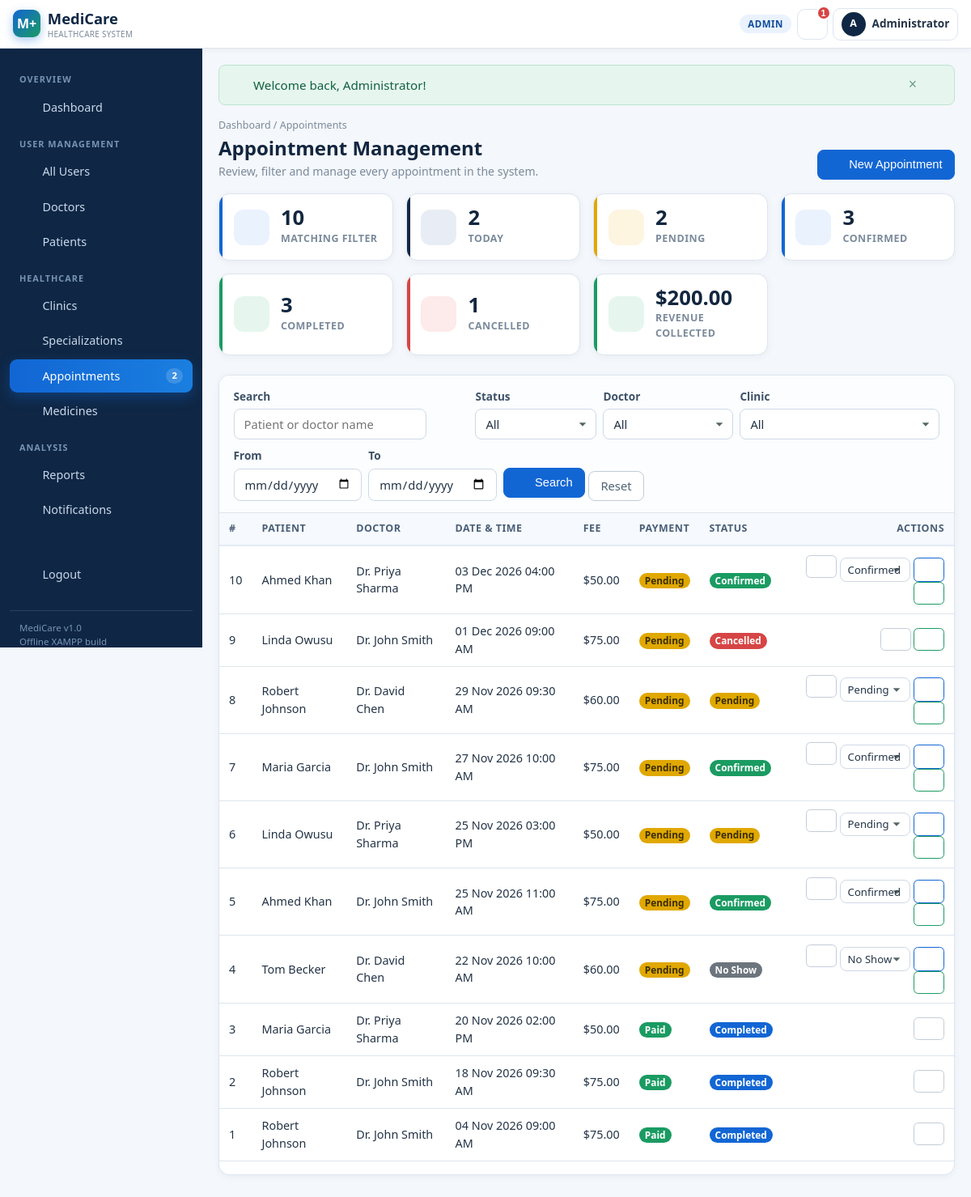
The page /admin/appointments.php (signed in) on the database its author committed.
### tables this page shows
CREATE TABLE `appointments` (
    `id`               INT UNSIGNED NOT NULL AUTO_INCREMENT,
    `patient_id`       INT UNSIGNED NOT NULL,
    `doctor_id`        INT UNSIGNED NOT NULL,
    `clinic_id`        INT UNSIGNED DEFAULT NULL,
    `appointment_date` DATE NOT NULL,
    `start_time`       TIME NOT NULL,
    `end_time`         TIME NOT NULL,
    `status`           ENUM('pending','confirmed','completed','cancelled','no_show')
                       NOT NULL DEFAULT 'pending',
    `reason`           VARCHAR(200) DEFAULT NULL,
    `notes`            TEXT DEFAULT NULL,
    `consultation_fee` DECIMAL(10,2) NOT NULL DEFAULT 0.00
                       COMMENT 'Fee captured at booking time (historic value)',
    `payment_status`   ENUM('pending','paid') NOT NULL DEFAULT 'pending',
    `created_at`       DATETIME NOT NULL DEFAULT CURRENT_TIMESTAMP,
    `updated_at`       DATETIME NOT NULL DEFAULT CURRENT_TIMESTAMP ON UPDATE CURRENT_TIMESTAMP,
    PRIMARY KEY (`id`),
    KEY `idx_appt_doctor_slot`  (`doctor_id`,`appointment_date`,`start_time`),
    KEY `idx_appt_patient_date` (`patient_id`,`appointment_date`),
    KEY `idx_appt_status`       (`status`),
    KEY `idx_appt_clinic`       (`clinic_id`),
    CONSTRAINT `fk_appt_patient`
        FOREIGN KEY (`patient_id`) REFERENCES `patients` (`id`)
        ON DELETE RESTRICT ON UPDATE CASCADE,
    CONSTRAINT `fk_appt_doctor`
        FOREIGN KEY (`doctor_id`) REFERENCES `doctors` (`id`)
        ON DELETE RESTRICT ON UPDATE CASCADE,
    CONSTRAINT `fk_appt_clinic`
        FOREIGN KEY (`clinic_id`) REFERENCES `clinics` (`id`)
        ON DELETE SET NULL ON UPDATE CASCADE
);

### includes/appointments.php (called while the page is built, shortened)
<?php
require_once __DIR__ . '/functions.php';
function appointment_select_sql()
{
    return "SELECT a.*,
                   CONCAT(p.first_name,' ',p.last_name) AS patient_name,
                   p.phone AS patient_phone,
                   p.id    AS p_id,
                   CONCAT('Dr. ',d.first_name,' ',d.last_name) AS doctor_name,
                   d.id    AS d_id,
                   s.specialization_name,
                   c.clinic_name
              FROM appointments a
              JOIN patients p ON p.id = a.patient_id
              JOIN doctors  d ON d.id = a.doctor_id
              LEFT JOIN specializations s ON s.id = d.specialization_id
              LEFT JOIN clinics c ON c.id = a.clinic_id";
}

### config/database.php (called while the page is built, shortened)
<?php
function db()
{
    static $conn = null;
    if ($conn instanceof mysqli) {
        return $conn;
    }
    try {
        $conn = new mysqli(DB_HOST, DB_USER, DB_PASS, DB_NAME, DB_PORT);
        $conn->set_charset('utf8mb4');
        $offset = (new DateTime('now', new DateTimeZone(APP_TIMEZONE)))->format('P');
        if (preg_match('/^[+-]\d{2}:\d{2}$/', $offset)) {
            $conn->query("SET time_zone = '" . $offset . "'");
        }
    } catch (Throwable $e) {
        db_fail('Unable to connect to the database.', $e);
    }
    return $conn;
}
function db_stmt($sql, array $params = [])
{
    $conn = db();
    try {
        $stmt = $conn->prepare($sql);
        if (!empty($params)) {
            $types = '';
            foreach ($params as $p) {
                if (is_int($p))          { $types .= 'i'; }
                elseif (is_float($p))    { $types .= 'd'; }
                else                     { $types .= 's'; }
            }
            $stmt->bind_param($types, ...$params);
        }
        $stmt->execute();
        return $stmt;
    } catch (Throwable $e) {
        db_fail('The system could not complete that database operation.', $e);
    }
}
function db_all($sql, array $params = [])
{
    $stmt = db_stmt($sql, $params);
    $res  = $stmt->get_result();
    $rows = $res ? $res->fetch_all(MYSQLI_ASSOC) : [];
    return $rows;
}
function db_row($sql, array $params = [])
{
    $stmt = db_stmt($sql, $params);
    $res  = $stmt->get_result();
    $row  = $res ? $res->fetch_assoc() : null;
    return $row ?: null;
}
function db_scalar($sql, array $params = [], $default = 0)
{
    $row = db_row($sql, $params);
    $value = reset($row);
    return $value === null ? $default : $value;
}

### admin/appointments.php (the view, shortened to what this page needs)
<?php
require_once __DIR__ . '/../includes/appointments.php';
$search    = get_param('q');
$dateFrom  = get_param('date_from');
$dateTo    = get_param('date_to');
$where  = []; $params = [];
$whereSql = $where ? 'WHERE ' . implode(' AND ', $where) : '';
$total = (int) db_scalar('SELECT COUNT(*) FROM (' . appointment_select_sql() . " $whereSql) AS t", $params);
$pg    = paginate($total);
$rows  = db_all(
    appointment_select_sql() . " $whereSql ORDER BY a.appointment_date DESC, a.start_time DESC LIMIT ? OFFSET ?",
    array_merge($params, [$pg['per_page'], $pg['offset']])
);
$statToday     = (int) db_scalar("SELECT COUNT(*) FROM appointments WHERE appointment_date = CURDATE()");
$statPending   = (int) db_scalar("SELECT COUNT(*) FROM appointments WHERE status = 'pending'");
$statConfirmed = (int) db_scalar("SELECT COUNT(*) FROM appointments WHERE status = 'confirmed'");
$statCompleted = (int) db_scalar("SELECT COUNT(*) FROM appointments WHERE status = 'completed'");
$statCancelled = (int) db_scalar("SELECT COUNT(*) FROM appointments WHERE status = 'cancelled'");
$statRevenue   = (float) db_scalar("SELECT COALESCE(SUM(consultation_fee),0) FROM appointments WHERE payment_status = 'paid'");
include __DIR__ . '/../includes/header.php';
?>
<div class="page-head">
  <div>
    <div class="breadcrumbs"><a href="<?= e(url('admin/dashboard.php')) ?>">Dashboard</a> / Appointments</div>
    <h1>Appointment Management</h1>
    <div class="sub">Review, filter and manage every appointment in the system.</div>
  </div>
  <div class="d-flex gap-2">
    <button class="btn btn-primary" data-bs-toggle="modal" data-bs-target="#bookModal"><?= icon('plus') ?> New Appointment</button>
  </div>
</div>
<div class="stat-grid">
  <div class="stat"><div class="stat-ic"><?= icon('calendar') ?></div>
    <div><div class="stat-value"><?= (int) $total ?></div><div class="stat-label">Matching Filter</div></div></div>
  <div class="stat navy"><div class="stat-ic"><?= icon('clock') ?></div>
    <div><div class="stat-value"><?= $statToday ?></div><div class="stat-label">Today</div></div></div>
  <div class="stat amber"><div class="stat-ic"><?= icon('alert-circle') ?></div>
    <div><div class="stat-value"><?= $statPending ?></div><div class="stat-label">Pending</div></div></div>
  <div class="stat"><div class="stat-ic"><?= icon('check-circle') ?></div>
    <div><div class="stat-value"><?= $statConfirmed ?></div><div class="stat-label">Confirmed</div></div></div>
  <div class="stat green"><div class="stat-ic"><?= icon('check') ?></div>
    <div><div class="stat-value"><?= $statCompleted ?></div><div class="stat-label">Completed</div></div></div>
  <div class="stat red"><div class="stat-ic"><?= icon('close') ?></div>
    <div><div class="stat-value"><?= $statCancelled ?></div><div class="stat-label">Cancelled</div></div></div>
  <div class="stat green"><div class="stat-ic"><?= icon('money') ?></div>
    <div><div class="stat-value"><?= e(money($statRevenue)) ?></div><div class="stat-label">Revenue Collected</div></div></div>
</div>
<div class="table-card mt-4">
  <form class="filter-bar" method="get">
    <div class="grow">
      <label class="form-label">Search</label>
      <input type="text" class="form-control" name="q" value="<?= e($search) ?>" placeholder="Patient or doctor name">
    </div>
    <div>
      <label class="form-label">Status</label>
      <select class="form-select auto-submit" name="status">
        <option value="">All</option>
      </select>
    </div>
    <div>
      <label class="form-label">Doctor</label>
      <select class="form-select auto-submit" name="doctor_id">
        <option value="">All</option>
      </select>
    </div>
    <div>
      <label class="form-label">Clinic</label>
      <select class="form-select auto-submit" name="clinic_id">
        <option value="">All</option>
      </select>
    </div>
    <div>
      <label class="form-label">From</label>
      <input type="date" class="form-control" name="date_from" value="<?= e($dateFrom) ?>">
    </div>
    <div>
      <label class="form-label">To</label>
      <input type="date" class="form-control" name="date_to" value="<?= e($dateTo) ?>">
    </div>
    <div>
      <button class="btn btn-primary"><?= icon('search') ?> Search</button>
      <a class="btn btn-outline-secondary" href="<?= e(url('admin/appointments.php')) ?>">Reset</a>
    </div>
  </form>
  <div class="table-responsive">
    <table class="table table-hover align-middle">
      <thead>
        <tr>
          <th>#</th><th>Patient</th><th>Doctor</th><th>Date &amp; Time</th>
          <th>Fee</th><th>Payment</th><th>Status</th><th class="text-end">Actions</th>
        </tr>
      </thead>
      <tbody>
      <?php if (!$rows): ?>
        <tr><td colspan="8"><div class="empty"><?= icon('search') ?><div>No appointments found.</div></div></td></tr>
      <?php else: foreach ($rows as $r): ?>
        <tr>
          <td><?= (int) $r['id'] ?></td>
          <td><?= e($r['patient_name']) ?></td>
          <td><?= e($r['doctor_name']) ?></td>
          <td><?= e(format_date($r['appointment_date'])) ?> <?= e(format_time($r['start_time'])) ?></td>
          <td><?= e(money($r['consultation_fee'])) ?></td>
          <td><?= status_badge($r['payment_status']) ?></td>
          <td><?= status_badge($r['status']) ?></td>
          <td class="text-end">
            <button type="button" class="btn btn-sm btn-outline-secondary"
                    data-bs-toggle="modal" data-bs-target="#viewModal"
                    data-id="<?= (int) $r['id'] ?>"
                    data-patient-name="<?= e($r['patient_name']) ?>"
                    data-patient-phone="<?= e($r['patient_phone']) ?>"
                    data-doctor-name="<?= e($r['doctor_name']) ?>"
                    data-specialization-name="<?= e($r['specialization_name'] ?: '-') ?>"
                    data-clinic-name="<?= e($r['clinic_name'] ?: '-') ?>"
                    data-appointment-date="<?= e(format_date($r['appointment_date'])) ?>"
                    data-time-range="<?= e(format_time($r['start_time']) . ' - ' . format_time($r['end_time'])) ?>"
                    data-reason="<?= e($r['reason'] ?: '-') ?>"
                    data-notes="<?= e($r['notes'] ?: '-') ?>"
                    data-fee="<?= e(money($r['consultation_fee'])) ?>"
                    data-payment-status="<?= e(nice_label($r['payment_status'])) ?>"
                    data-status="<?= e(nice_label($r['status'])) ?>">
              <?= icon('eye') ?>
            </button>
            <?php if (!in_array($r['status'], ['completed', 'cancelled'], true)): ?>
            <div class="dropdown d-inline">
              <form method="post" class="d-inline-flex gap-1">
                <select name="status" class="form-select form-select-sm" style="width:auto">
                  <?php foreach (appointment_statuses() as $s): ?>
                    <option value="<?= e($s) ?>" <?= $r['status'] === $s ? 'selected' : '' ?>><?= e(nice_label($s)) ?></option>
                  <?php endforeach; ?>
                </select>
                <button class="btn btn-sm btn-outline-primary" data-confirm="Update the status of this appointment?"><?= icon('check') ?></button>
              </form>
            </div>
            <?php endif; ?>
            <?php if ($r['payment_status'] !== 'paid'): ?>
            <form method="post" class="d-inline" data-confirm="Mark this consultation fee as paid?">
              <button class="btn btn-sm btn-outline-success"><?= icon('money') ?></button>
            </form>
            <?php endif; ?>
          </td>
        </tr>
      <?php endforeach; endif; ?>
      </tbody>
    </table>
  </div>
  <div class="px-3 pb-3">
  </div>
</div>
<?php include __DIR__ . '/../includes/footer.php'; ?>

### includes/functions.php (shortened to what this page needs)
<?php
require_once __DIR__ . '/../config/database.php';
function e($value)
{
    return htmlspecialchars((string) $value, ENT_QUOTES | ENT_SUBSTITUTE, 'UTF-8');
}
function url($path = '')
{
    return BASE_URL . ltrim($path, '/');
}
function get_param($key, $default = '') { return isset($_GET[$key]) ? trim((string) $_GET[$key]) : $default; }
function render_flash()
{
    foreach ($_SESSION['flash'] as $f) {
        $icon = ($f['type'] === 'success') ? 'check-circle'
              : (($f['type'] === 'danger') ? 'alert-circle' : 'info');
        echo '<div class="alert alert-' . e($f['type']) . ' alert-dismissible fade show" role="alert">'
           . icon($icon) . ' <span>' . $f['message'] . '</span>'
           . '<button type="button" class="btn-close" data-bs-dismiss="alert" aria-label="Close"></button>'
           . '</div>';
    }
}
function format_date($date, $format = 'd M Y')
{
    $ts = strtotime($date);
    return $ts ? date($format, $ts) : '-';
}
function format_time($time)
{
    $ts = strtotime($time);
    return $ts ? date('h:i A', $ts) : '-';
}
function money($amount)
{
    return APP_CURRENCY . number_format((float) $amount, 2);
}
function nice_label($value)
{
    return ucwords(str_replace('_', ' ', (string) $value));
}
function badge_class($status)
{
    switch (strtolower((string) $status)) {
        case 'active':
        case 'confirmed':
        case 'paid':
        case 'taken':
        case 'approved':   return 'success';
        case 'pending':
        case 'snoozed':    return 'warning';
        case 'completed':  return 'primary';
        case 'cancelled':
        case 'missed':
        case 'inactive':
        case 'discontinued': return 'danger';
        case 'no_show':
        case 'skipped':    return 'secondary';
    }
}
function status_badge($status)
{
    return '<span class="badge bg-' . badge_class($status) . '">' . e(nice_label($status)) . '</span>';
}
function icon($name, $class = 'ic')
{
    $d = $paths[$name] ?? $paths['info'];
    return '<svg class="' . e($class) . '" viewBox="0 0 24 24" width="18" height="18" '
         . 'fill="currentColor" aria-hidden="true" focusable="false">' . $d . '</svg>';
}
function appointment_statuses() { return ['pending','confirmed','completed','cancelled','no_show']; }

### assets/css/style.css (style rules this page uses)
:root { --mc-primary:#1266d4; --mc-primary-dark:#0f4c9e; --mc-navy:#0f2745; --mc-accent:#1a9b62; --mc-bg:#f4f7fb; --mc-line:#dde5ef; --mc-muted:#7b8a9b; --mc-sidebar-w:250px; }
body { background:var(--mc-bg) }
.ic { width:18px;height:18px;flex:0 0 auto }
.sb-link .ic { opacity:.9 }
.page-head { display:flex;align-items:flex-end;justify-content:space-between;gap:1rem; flex-wrap:wrap;margin-bottom:1.1rem }
.page-head h1 { font-size:1.5rem;margin:0 }
.page-head .sub { color:var(--mc-muted);font-size:.88rem;margin-top:.2rem }
.breadcrumbs { font-size:.78rem;color:var(--mc-muted);margin-bottom:.15rem }
.breadcrumbs a { color:var(--mc-muted) }
.stat-grid { display:grid;gap:1rem;grid-template-columns:repeat(auto-fit,minmax(215px,1fr)); margin-bottom:1.25rem }
.stat { background:#fff;border:1px solid var(--mc-line);border-radius:.85rem;padding:1rem 1.1rem; display:flex;align-items:center;gap:.9rem;box-shadow:0 2px 10px rgba(16,42,67,.05); position:relative;overflow:hidden }
.stat::after { content:"";position:absolute;left:0;top:0;bottom:0;width:4px;background:var(--mc-primary) }
.stat.green::after { background:var(--mc-accent) }
.stat.amber::after { background:#e0a800 }
.stat.red::after { background:#d64545 }
.stat.navy::after { background:var(--mc-navy) }
.stat-ic { width:44px;height:44px;border-radius:12px;display:flex;align-items:center; justify-content:center;background:#eaf2fd;color:var(--mc-primary);flex:0 0 auto }
.stat.green .stat-ic { background:#e6f6ee;color:var(--mc-accent) }
.stat.amber .stat-ic { background:#fdf5e0;color:#b98900 }
.stat.red .stat-ic { background:#fdeaea;color:#d64545 }
.stat.navy .stat-ic { background:#e8edf5;color:var(--mc-navy) }
.stat-ic svg { width:22px;height:22px }
.stat-value { font-size:1.6rem;font-weight:700;line-height:1;color:#12263f }
.stat-label { font-size:.78rem;color:var(--mc-muted);text-transform:uppercase; letter-spacing:.04em;font-weight:600;margin-top:.25rem }
.table-card { background:#fff;border:1px solid var(--mc-line);border-radius:.85rem; box-shadow:0 2px 10px rgba(16,42,67,.05);overflow:hidden;margin-bottom:1.25rem }
.table-card .table { margin:0 }
.filter-bar { display:flex;flex-wrap:wrap;gap:.5rem;align-items:flex-end; padding:.9rem 1.1rem;background:#fbfdff;border-bottom:1px solid var(--mc-line) }
.filter-bar .form-control,.filter-bar .form-select { min-width:150px;width:auto }
.filter-bar .grow { flex:1 1 220px }

### rows shown on the page
appointments: id "10", patient_name "Ahmed Khan", doctor_name "Dr. Priya Sharma", appointment_date "03 Dec 2026", start_time "04:00 PM", consultation_fee "$50.00", payment_status "Pending Confirmed"
appointments: id "9", patient_name "Linda Owusu", doctor_name "Dr. John Smith", appointment_date "01 Dec 2026", start_time "09:00 AM", consultation_fee "$75.00", payment_status "Pending Cancelled"
appointments: id "8", patient_name "Robert Johnson", doctor_name "Dr. David Chen", appointment_date "29 Nov 2026", start_time "09:30 AM", consultation_fee "$60.00", payment_status "Pending Pending"
appointments: id "7", patient_name "Maria Garcia", doctor_name "Dr. John Smith", appointment_date "27 Nov 2026", start_time "10:00 AM", consultation_fee "$75.00", payment_status "Pending Confirmed"
appointments: id "6", patient_name "Linda Owusu", doctor_name "Dr. Priya Sharma", appointment_date "25 Nov 2026", start_time "03:00 PM", consultation_fee "$50.00", payment_status "Pending Pending"
appointments: id "5", patient_name "Ahmed Khan", doctor_name "Dr. John Smith", appointment_date "25 Nov 2026", start_time "11:00 AM", consultation_fee "$75.00", payment_status "Pending Confirmed"
appointments: id "4", patient_name "Tom Becker", doctor_name "Dr. David Chen", appointment_date "22 Nov 2026", start_time "10:00 AM", consultation_fee "$60.00", payment_status "Pending No Show"
appointments: id "3", patient_name "Maria Garcia", doctor_name "Dr. Priya Sharma", appointment_date "20 Nov 2026", start_time "02:00 PM", consultation_fee "$50.00", payment_status "Paid Completed"
appointments: id "2", patient_name "Robert Johnson", doctor_name "Dr. John Smith", appointment_date "18 Nov 2026", start_time "09:30 AM", consultation_fee "$75.00", payment_status "Paid Completed"
appointments: id "1", patient_name "Robert Johnson", doctor_name "Dr. John Smith", appointment_date "04 Nov 2026", start_time "09:00 AM", consultation_fee "$75.00", payment_status "Paid Completed"

### other values the page prints
APP_NAME "MediCare"
current_role() "ADMIN"
$unread "1"
substr(preg_replace('/^Dr\.\s*/', '', current_name()), 0, 1) "A"
current_name() "Administrator"
$label "Dashboard All Users Doctors Patients Clinics Specializations Appointments Medicines Reports Notifications Logout"
$badge "2"
$f['message'] "Welcome back, Administrator!"
$total "10"
$statToday "2"
$statPending "2"
$statConfirmed "3"
$statCompleted "3"
$statCancelled "1"
money($statRevenue) "$200.00"
